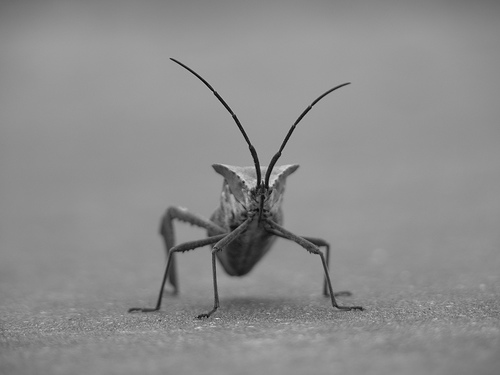
#> input picture Python数据分析/examples/stinkbug.png, 500 x 375 px; its folder holds only this picture in this run
$ python -i dehaze.py   (imports and definitions only)
#> lines starting #> are read from the running program, lines starting #| are printed output that depends on the picture; after the words box and inside, x2 and y2 are one past the last pixel; in counts of white or black regions, pixels touching at a corner belong together
### Python 数字图像处理/photo_retouching/scripts/analyze.py
"""照片分析：EXIF、噪声、曝光统计、场景判断。各功能模块共用，不改图。"""
from dataclasses import dataclass, field

import cv2
import numpy as np

from scripts.face import detect_faces

# sRGB <-> 线性，查表加速（8-bit 输入）
_LIN = np.where(np.arange(256) / 255.0 <= 0.04045, np.arange(256) / 255.0 / 12.92,
                ((np.arange(256) / 255.0 + 0.055) / 1.055) ** 2.4).astype(np.float32)


def to_linear(image):
    """BGR uint8 -> 线性 float32 (0~1)。"""
    return _LIN[image]


def to_srgb(lin):
    """线性 float32 -> BGR uint8。"""
    lin = np.clip(lin, 0, 1)
    s = np.where(lin <= 0.0031308, lin * 12.92, 1.055 * np.power(lin, 1 / 2.4) - 0.055)
    return np.clip(s * 255 + 0.5, 0, 255).astype(np.uint8)


def luminance(lin):
    """线性 BGR -> 线性亮度 Y。"""
    return 0.0722 * lin[..., 0] + 0.7152 * lin[..., 1] + 0.2126 * lin[..., 2]


# [47 lines left out: functions read_exif, noise_level, not called in this run]


@dataclass
class Analysis:
    exif: dict
    faces: list
    noise_luma: float
    noise_chroma: float
    p50: float          # 线性亮度中位数
    p99: float          # 线性亮度 99.9 分位
    clip: float         # 高光溢出（任一通道 >= 254）比例
    subject: float      # 主体线性亮度：有人脸取脸部皮肤中位数，否则 None
    subject_hi: float   # 脸部皮肤最亮通道的 97 分位（线性）：侧光时受光面，提亮不能把它推到顶
    scene: str          # "portrait" / "night" / "landscape"
    ev100: float = None # 拍摄现场亮度（EXIF 光圈、快门、ISO 算出）：白天户外 12~15，白天室内 7~10，黄昏 6~8，夜景 < 4
    subject_hi_y: float = None  # 脸部皮肤亮度 90 分位（线性）：受光面的大面积亮度，不受个别高光点影响
    notes: list = field(default_factory=list)

    # [72 lines left out: functions summary, lin_to_L, face_skin_stats, analyze, ev100, not called in this run]

### Python 数字图像处理/photo_retouching/scripts/exposure.py
"""亮度校正：主体提亮到目标亮度，高光按区域软压缩，纹理不变。

在线性亮度的对数域里用导向滤波取“照明层”base（保边，避免灯旁光晕），只对 base 做色调映射，
得到增益图 gain = curve(k·base) / base，再乘回线性 RGB，细节层原样保留。
- k：曝光倍数。人像让脸部皮肤到目标 L（默认 58）；没有人脸时只在高光不到 L 85（欠曝）时提亮，
  到高光 L 92 为止，从不整体压暗；最多 +2 档。
- curve：膝点以下恒等（不改变中间调对比），膝点以上用有理函数软肩把最亮的 base 收回到 1，
  所以提亮后路灯、招牌不会新增溢出。
- 极暗处（夜空、阴影深处）增益逐渐回到 1，保留夜景的黑。
- 大光比（白天室内、逆光，没有人脸）时另外提亮暗部，见 shadow_lift。
导向滤波在长边约 1500 的缩小图上算系数再放大（fast guided filter），24MP 只需约 1 秒。
"""
import cv2
import numpy as np

from scripts.analyze import luminance, to_linear, to_srgb


def L_to_lin(L):
    f = (L + 16) / 116
    return f ** 3 if f ** 3 > 0.008856 else L / 903.3


def _box(x, r):
    return cv2.boxFilter(x, -1, (2 * r + 1, 2 * r + 1), borderType=cv2.BORDER_REFLECT)


def guided_coeffs(I, p, r, eps):
    """导向滤波系数 (a, b)，输出 = a * I + b。"""
    mI, mp = _box(I, r), _box(p, r)
    cov = _box(I * p, r) - mI * mp
    var = _box(I * I, r) - mI * mI
    a = cov / (var + eps)
    b = mp - a * mI
    return _box(a, r), _box(b, r)


# [46 lines left out: functions illumination, shoulder, exposure_factor, not called in this run]


def _L(y):
    y = max(float(y), 0.0)
    return 116 * y ** (1 / 3) - 16 if y > 0.008856 else 903.3 * y


# [81 lines left out: functions gain_map, shadow_lift, apply_gain, face_fill, not called in this run]

### Python 数字图像处理/photo_retouching/scripts/dehaze.py
"""分层去雾（保留空气透视）：中景、近景去雾加反差，远景的雾留着做纵深。

参照用户 Lightroom 修的 IMG_5703（雾浓度 = 暗通道 L）：远景平原 81→81 不动，远山 73→70，
中景山脊 49→40，近景小镇 36→26；反差中景、近景 +27~29%。

模型（暗通道去雾）：I = J·t + A·(1−t)，A 为大气光（雾的颜色），雾浓度 h = 暗通道 / A。
J = (I − A)/t + A，t = 1 − ω(h)·h。ω 基础 0.5，雾越浓越小
（h 从 0.30 到 0.65 平滑降到 0），所以远景几乎不动、中近景去掉约一半的雾——和上面的参照基本吻合。
暗通道先做最小值滤波再用导向滤波（以原图亮度为导向）细化，边缘不出光晕。
只在户外（有天空）做：室内白墙、阴天白楼的暗通道也高，会被误当成雾；天空本身雾浓度最高，自然不动。
只对大尺度基底去雾，细节层最多放大 1.15 倍（整图除以透射率会把纹理和 JPEG 压缩块放大到发脆）。
最后在中近景加一点清晰度（只加强中间尺度），同样随雾浓度减弱，远景和天空不加。
"""
import cv2
import numpy as np

from scripts.analyze import to_linear, to_srgb
from scripts.exposure import guided_coeffs


def _guided(I, p, r, eps):
    a, b = guided_coeffs(I, p, r, eps)
    return a * I + b


def _fast_guided(I, p, work_side, r, eps):
    """快速导向滤波：系数在缩小图上求，放大后用原分辨率的引导图合成，边缘仍按原图对齐（不出光晕）。"""
    H, W = I.shape
    q = min(1.0, work_side / max(H, W))
    Is = cv2.resize(I, None, fx=q, fy=q, interpolation=cv2.INTER_AREA)
    ps = cv2.resize(p, None, fx=q, fy=q, interpolation=cv2.INTER_AREA)
    a, b = guided_coeffs(Is, ps, r, eps)
    a = cv2.resize(a, (W, H), interpolation=cv2.INTER_LINEAR)
    b = cv2.resize(b, (W, H), interpolation=cv2.INTER_LINEAR)
    return a * I + b


def atmosphere(lin_small, dark):
    """大气光 A：暗通道最高的 1% 像素（去掉已溢出的）的逐通道中位数。"""
    ok = lin_small.max(axis=2) < 0.98
    d = np.where(ok, dark, -1)
    thr = np.percentile(d[ok], 99) if ok.any() else d.max()
    sel = (d >= thr) & ok
    A = np.median(lin_small[sel], axis=0) if sel.any() else np.ones(3, np.float32)
    # 天空整片溢出时，排除溢出后剩下的是楼、树，A 会被估成深灰（5193 估出 0.42）；白天户外的雾不会这么暗
    return A if A.mean() >= 0.6 else np.ones(3, np.float32)


def haze_map(lin, work_side=1500):
    """返回 (雾浓度 h，原图尺寸 0~1, 大气光 A)。"""
    H, W = lin.shape[:2]
    s = work_side / max(H, W)
    small = cv2.resize(lin, None, fx=s, fy=s, interpolation=cv2.INTER_AREA)
    k = max(3, int(work_side / 100)) | 1
    dark = cv2.erode(small.min(axis=2), np.ones((k, k), np.uint8))
    A = atmosphere(small, dark)
    h = cv2.erode((small / np.maximum(A, 1e-3)).min(axis=2), np.ones((k, k), np.uint8))
    gray = small.mean(axis=2)
    h = np.clip(_guided(gray, h, k * 2, 1e-3), 0, 1)
    return cv2.resize(h, (W, H), interpolation=cv2.INTER_LINEAR), A


def dehaze(image, strength=1.0, omega=0.5, fade=(0.30, 0.65), clarity=0.25, detail_gain=1.15):
    """返回 (结果, 说明)。"""
    if strength <= 0:
        return image, "关闭"
    lin = to_linear(image)
    h, A = haze_map(lin)
    t = np.clip((h - fade[0]) / (fade[1] - fade[0]), 0, 1)
    w = omega * strength * (1 - t * t * (3 - 2 * t))      # 雾越浓去得越少，远景保留
    trans = np.clip(1 - w * h, 0.3, 1)[..., None]
    # 只在大尺度基底上去雾：整图除以透射率会把最细的纹理和 JPEG 压缩块一起放大 1.3~2 倍，显得发脆。
    # 细节层的放大封顶 detail_gain；基底用全分辨率引导的导向滤波（保边），树冠对天空不出光晕
    y = lin.mean(axis=2)
    base_y = _fast_guided(y, y, 1500, 2, 1e-3)
    ratio = (base_y / np.maximum(y, 1e-4))[..., None]
    base = lin * np.clip(ratio, 0, 4)
    detail = lin - base
    J = (base - A) / trans + A + detail * np.minimum(1 / trans, detail_gain)
    J = np.clip(J, 0, 1)

    if clarity > 0:
        # 清晰度：只加强中间尺度（细基底 − 粗基底），最细的纹理不动；按去雾权重分布（远景、天空 w≈0 不加）
        y = J.mean(axis=2)
        fine = _fast_guided(y, y, 1500, 2, 1e-3)
        coarse = _fast_guided(y, y, 1500, 15, 1e-3)
        amt = clarity * strength * (w / omega)
        y_new = np.clip(y + (fine - coarse) * amt, 0, 1)
        J = J * (y_new / np.maximum(y, 1e-4))[..., None]

    hh = float(np.median(h))
    return to_srgb(np.clip(J, 0, 1)), f"雾浓度中位 {hh:.2f}，大气光 {A.round(2).tolist()}"

>>> import cv2
>>> picture = cv2.imread('../../../Python数据分析/examples/stinkbug.png')
#> picture is the input picture: shape (375, 500, 3); min 0, max 217, mean 140.5
>>> result = dehaze(picture)
#> in atmosphere, `ok = lin_small.max(axis=2) < 0.98`: ok: shape (1125, 1500) bool; every value is 1
#> in atmosphere, `thr = np.percentile(d[ok], 99) if ok.any() else d.max()`: thr = 0.337
#> in atmosphere, `sel = (d >= thr) & ok`:
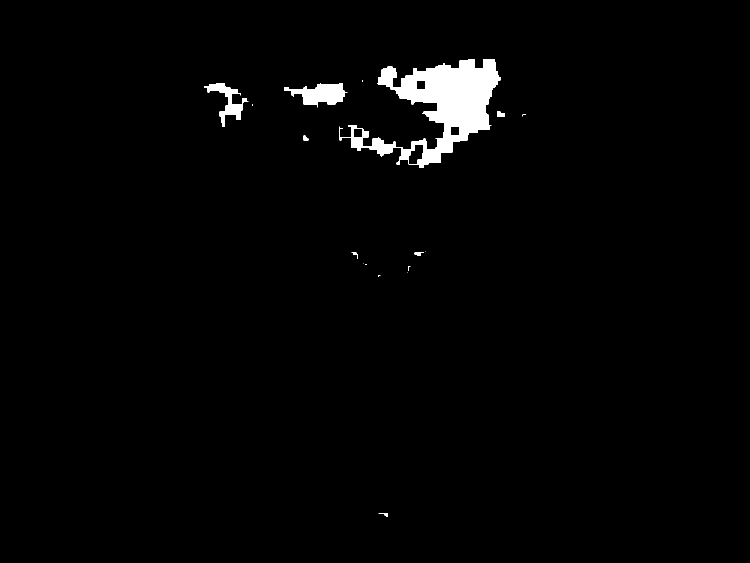
#> sel: shape (1125, 1500) bool (shown at 1/2 size); 1.9% white; 17 white regions (9 under 20 px), largest, box (x1, y1, x2, y2) and area: (679, 118, 1001, 335) 25944, (568, 166, 695, 215) 3196, (409, 166, 497, 254) 2155
#> in atmosphere, `A = np.median(lin_small[sel], axis=0) if sel.any() else np.ones(3, np...`: A = [0.342, 0.342, 0.342]
#> in haze_map, `A = atmosphere(small, dark)`: A = [1, 1, 1]
#> in dehaze, `h, A = haze_map(lin)`:
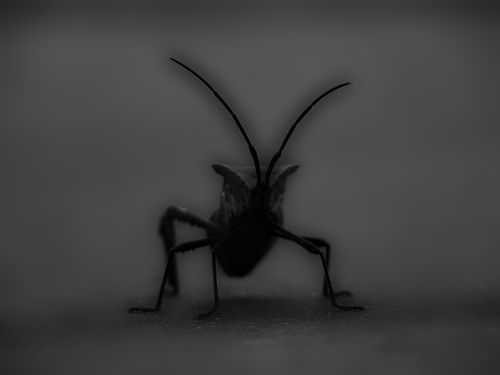
#> h: shape (375, 500) float32; min 0, max 0.341, mean 0.25
#> in dehaze, `trans = np.clip(1 - w * h, 0.3, 1)[..., None]`:
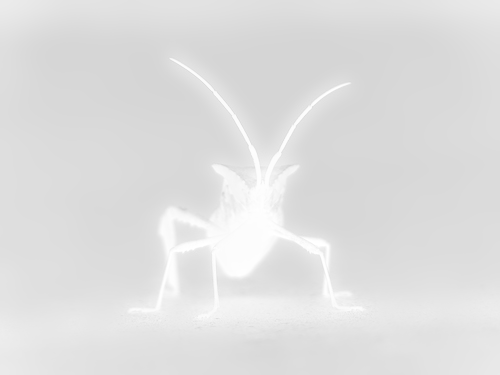
#> trans: shape (375, 500, 1) float32; min 0.836, max 1, mean 0.875
#> in dehaze, `detail = lin - base`:
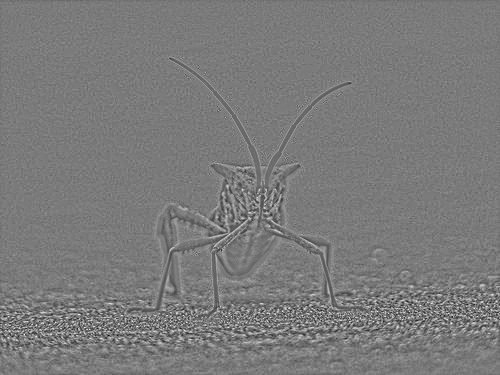
#> detail: shape (375, 500, 3) float32; min -0.0488, max 0.0524, mean 9.23e-07; drawn with min black and max white
#> in dehaze, `J = np.clip(J, 0, 1)`:
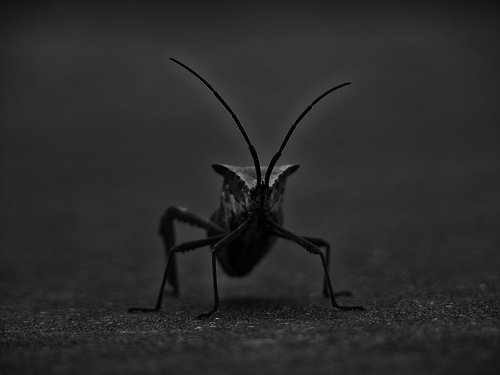
#> J: shape (375, 500, 3) float32; min 0, max 0.65, mean 0.169
#> call 3 of guided_coeffs, with r = 2, eps = 0.001
#> in guided_coeffs (call 3), `b = mp - a * mI`:
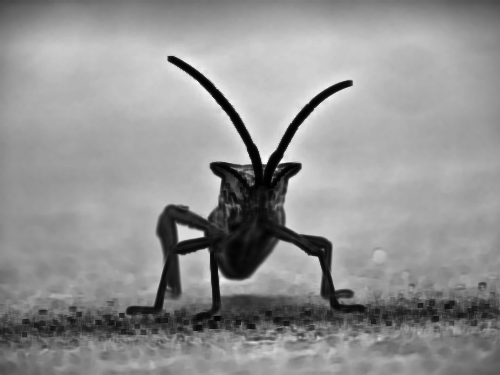
#> b: shape (375, 500) float32; min 0.00299, max 0.26, mean 0.151; drawn with min black and max white
#> in _box (call 21), `return cv2.boxFilter(x, -1, (2 * r + 1, 2 * r + 1), borderType=cv2.BOR..`:
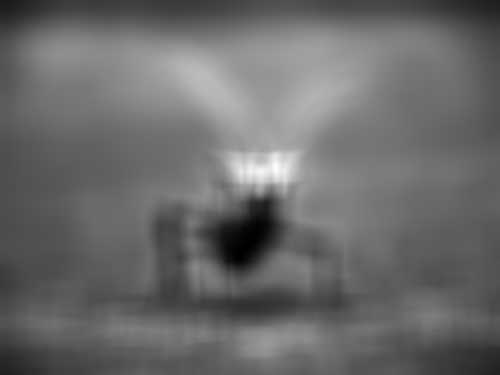
#> returned value: shape (375, 500) float32; min 0.000717, max 0.0717, mean 0.0303; drawn with min black and max white
#> in dehaze, `hh = float(np.median(h))`: hh = 0.268
